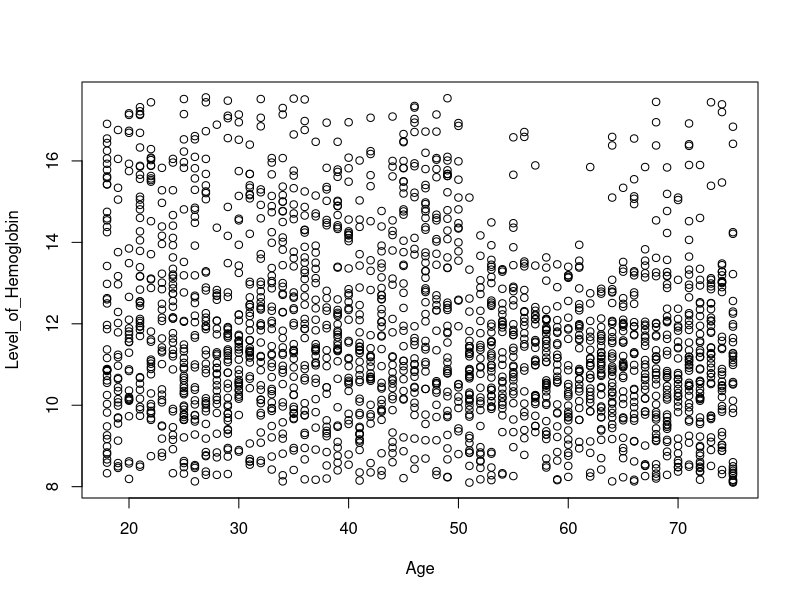
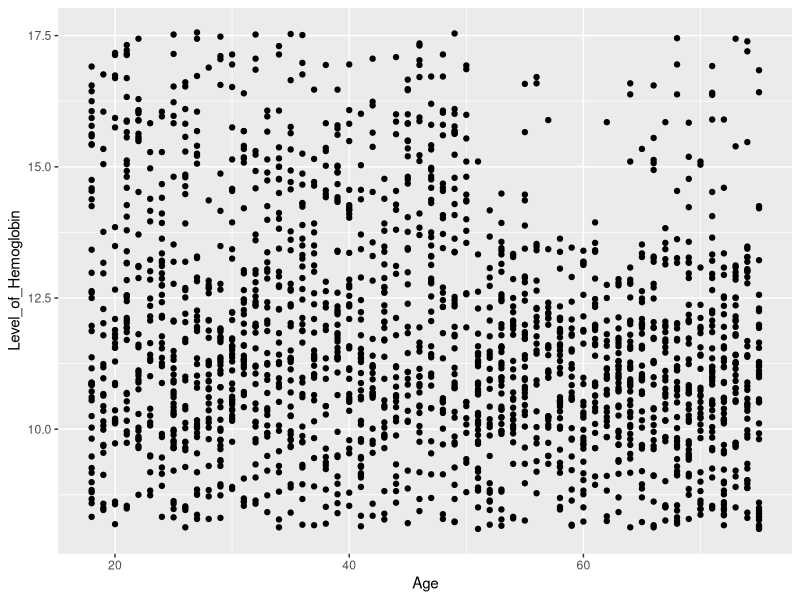

Reproduce these figures in R, in order. (Note: this script raises an error after producing the figures.)
first_data <- read.csv("first_data.csv")
second_data <- read.csv("second_data.csv")



str(first_data)

first_data[which(first_data$Sex=='0'), ]$Pregnancy=2
first_data[which(first_data$Sex=='1'& is.na(first_data$Pregnancy)), ]$Pregnancy=0

first_data[which(is.na(first_data$alcohol_consumption_per_day)), ]$alcohol_consumption_per_day=0


first_data$Blood_Pressure_Abnormality <- as.factor(first_data$Blood_Pressure_Abnormality)
first_data$Sex <- as.factor(first_data$Sex)
first_data$Smoking <- as.factor(first_data$Smoking)
first_data$Level_of_Stress <- as.factor(first_data$Level_of_Stress)
first_data$Chronic_kidney_disease <- as.factor(first_data$Chronic_kidney_disease)
first_data$Adrenal_and_thyroid_disorders <- as.factor(first_data$Adrenal_and_thyroid_disorders)
first_data$Pregnancy <- as.factor(first_data$Pregnancy)

str(first_data)

with(first_data, plot(Age, Level_of_Hemoglobin))

library(ggplot2)
qplot(x=Age, y=Level_of_Hemoglobin, data=first_data)



str(second_data)

second_data$Gender <- as.factor(second_data$Gender)
second_data$Treatment <- as.factor(second_data$Treatment)

str(second_data)
sum(is.na(first_data))
missmap(first_data)

first_data.cor <- cor(first_data[,c(3,4,5,9,10,11)])
corrplot(first_data.cor, method="circle")



sample10 <- c()

#take 1,000 random samples of size n=30

n = 1000
for (i in 1:n){
  sample10[i] = mean(sample(first_data$BMI, 10, replace=TRUE))
}
mean(sample10)


sd(sample10)

hist(sample10, col ='steelblue', xlab='BMI', main='Sample size = 10')




sample50 <- c()

#take 1,000 random samples of size n=30

for (i in 1:n){
  sample50[i] = mean(sample(first_data$BMI, 50, replace=TRUE))
}
mean(sample50)


sd(sample50)

hist(sample50, col ='steelblue', xlab='BMI', main='Sample size = 50')




level_of_hemoglobin_mean <- mean(first_data$Level_of_Hemoglobin)
level_of_hemoglobin_sd <- sd(first_data$Level_of_Hemoglobin)
level_of_hemoglobin_se <- level_of_hemoglobin_sd/sqrt(length(first_data))
t.score <-  qt(p=0.05, df=1999,lower.tail=F)

error <- t.score * level_of_hemoglobin_se
lower.bound <- level_of_hemoglobin_mean  - error
upper.bound <- level_of_hemoglobin_mean  + error
print(c(lower.bound,upper.bound))

BMI_mean <- mean(first_data$BMI)
BMI_sd <- sd(first_data$BMI)
BMI_se <- BMI_sd/sqrt(length(first_data))
t.score <-  qt(p=0.05, df=1999,lower.tail=F)

error <- t.score * BMI_se
lower.bound <- BMI_mean  - error
upper.bound <- BMI_mean  + error
print(c(lower.bound,upper.bound))


#MLP 


first_data_for_mlp <- first_data[,c(3,4,5,9,10,11)]
mlp <- lm(Level_of_Hemoglobin~. ,data = first_data_for_mlp)
summary(mlp)
plot(mlp)

mlp$coefficients
to_be_predicted_mlp<- data.frame(44,26,27456,30213,400)
colnames(to_be_predicted_mlp) <- c("Age","BMI","Physical_activity","salt_content_in_the_diet","alcohol_consumption_per_day")
predicted_value_mlp <- predict(mlp,newdata = as.data.frame(to_be_predicted))

reduce_mlp <- step(mlp)
summary(reduce_mlp)


to_be_predicted_reduced_mlp <- data.frame(64,36)
colnames(to_be_predicted_reduced_mlp) <- c("Age","BMI")
predicted_valuereduce_mlp <- predict(reduce_mlp,newdata = as.data.frame(to_be_predicted))

reduce_mlp$coefficients

first_data$LOH_belov_average <- 0
for(i in 1:length(first_data)){
  if(first_data[i,]$Level_of_Hemoglobin<mean(first_data$Level_of_Hemoglobin)){
    first_data[i,]$LOH_belov_average = 1
  }
}

fisher_table <- with(first_data , table(LOH_belov_average,Smoking))

fisher_exact_test <- fisher.test(fisher_table)

hist(first_data$Level_of_Hemoglobin , )
t.test(Level_of_Hemoglobin~Smoking,data=first_data)

#########################################################
not_Smoking <- data.frame(first_data[which(first_data$Smoking=='0'), ]$Level_of_Hemoglobin)
colnames(not_Smoking) <- "Level_of_Hemoglobin of Not Smoking Patients"
smoking <- data.frame(first_data[which(first_data$Smoking=='1'), ]$Level_of_Hemoglobin)
colnames(smoking) <- "Level_of_Hemoglobin of Smoking Patients"

sd(not_Smoking$`Level_of_Hemoglobin of Not Smoking Patients`)
sd(smoking$`Level_of_Hemoglobin of Smoking Patients`)

var.test(not_Smoking$`Level_of_Hemoglobin of Not Smoking Patients`, smoking$`Level_of_Hemoglobin of Smoking Patients`)

shapiro.test(log(not_Smoking$`Level_of_Hemoglobin of Not Smoking Patients`))
shapiro.test(log(smoking$`Level_of_Hemoglobin of Smoking Patients`))

wilcox.test(Level_of_Hemoglobin~Smoking,data=first_data)
#########################################################
#ANOVA-TUKEY

first_data_for_anova <- first_data[,c(11,12)]

bartlett.test(alcohol_consumption_per_day~Level_of_Stress,data=first_data_for_anova)

anova_model <- aov(alcohol_consumption_per_day~Level_of_Stress,data=first_data_for_anova)

TukeyHSD(anova_model)
